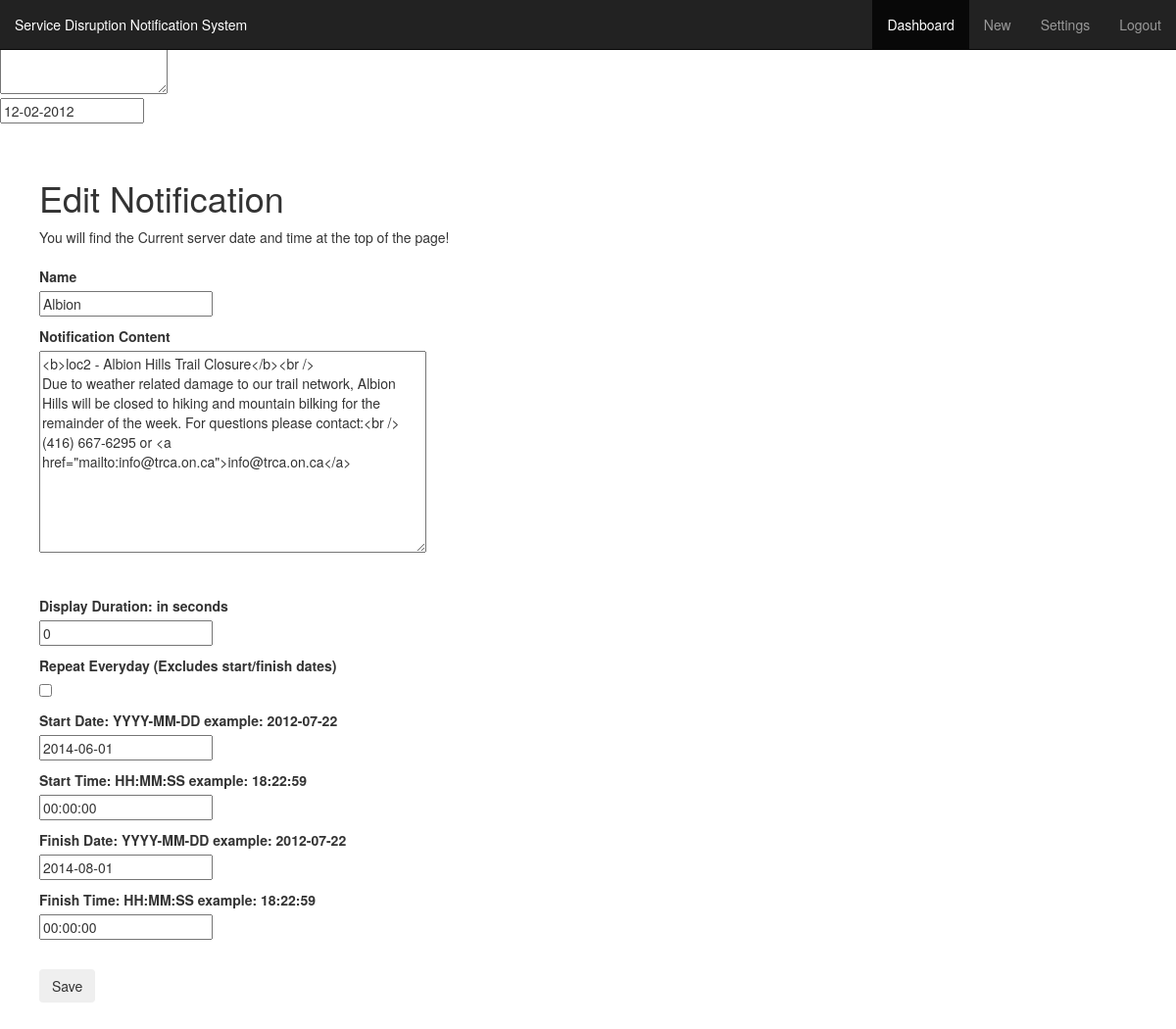
Page /admin/index.php?edit=8 (signed in) on the committed database.
### tables this page shows
CREATE TABLE `cssfiles` (
  `id` int(30) NOT NULL AUTO_INCREMENT,
  `name` varchar(50) NOT NULL,
  `css_files` longtext NOT NULL,
  `start_date` date DEFAULT NULL,
  `start_time` time DEFAULT NULL,
  `finish_date` date DEFAULT NULL,
  `finish_time` time DEFAULT NULL,
  `up_time` int(20) NOT NULL,
  `loc1` int(11) DEFAULT NULL,
  `loc2` int(11) DEFAULT NULL,
  `loc3` int(11) DEFAULT NULL,
  PRIMARY KEY (`id`)
);

### admin/index.php (the view, shortened to what this page needs)
<!DOCTYPE html>
<html lang="en">
  <head>
    <link href="css/bootstrap.min.css" rel="stylesheet">
    <link href="css/dashboard.css" rel="stylesheet">
    <link href="css/datepicker.css" rel="stylesheet">
  </head>
  <body>
    <div class="navbar navbar-inverse navbar-fixed-top" role="navigation">
      <div class="container-fluid">
        <div class="navbar-header">
          <a class="navbar-brand" href="#">Service Disruption Notification System</a>
        </div>
        <div class="navbar-collapse collapse">
          <ul class="nav navbar-nav navbar-right">
			<li class="active"><a href="index.php">Dashboard</a></li>
         	<li><a href="index.php?add=true">New</a></li>
         	<li><a href="index.php?changelog=true">Settings</a></li>
            <li><a href="logoff.php">Logout</a></li>
          </ul>
        </div>
      </div>
    </div>
    <div class="container-fluid">
      <div class="row">
<form method="post">
    <textarea id="elm1"></textarea>
</form>
<div class="input-append date" id="dp1" data-date="12-02-2012" data-date-format="dd-mm-yyyy">
  <input class="span2" size="16" type="text" value="12-02-2012">
  <span class="add-on"><i class="icon-th"></i></span>
</div>
        <div class="col-sm-12 main">
          <div class="table-responsive">
        <?php
			if(isset($_GET['changelog']))
			{
				echo ' <h1> Change Login Details </h1>';
				echo '<form method="post" action="changeinfo.php" >';
				echo '<label> Old Username </label> <br /> <input class="input round5" type="text" name="olduname"/> <br /> ';
				echo ' <label> New Username </label> <br /> <input class="input round5" type="text" name="newuname"/> <br /> ';
				echo ' <label> Old Password  </label> <br /> <input class="input round5" type="text" name="oldupass"/> <br /> ';
				echo ' <label> New Password  </label> <br /> <input class="input round5" type="text" name="newupass"/> <br /> ';
				echo '<input type="hidden" name="chng" value="true">';
				echo '<input id="submitb" style="margin-top:10px" class="btn" type="submit" value="Save" />';
				echo '</form>';
				echo '</br>';echo '</br>';echo '</br>';
			}
			else if(isset($_GET['edit']))
			{
				echo ' <h1> Edit Notification </h1>';
				echo '<div class="box box-info"> You will find the Current server date and time at the top of the page! </div>';
				$ide = $_GET['edit'];
				$query = mysql_query("SELECT * from cssfiles where id=$ide");
				$res = mysql_fetch_array($query);
				echo '<form action="editcss.php" method="post">';
					echo '<br />';
					echo '<p> <label> Name </label><br /> <input type="text" class="input round5" name="cssname" value=' . $res['name'] . ' /> <br /> </p>';
					echo '<p> <label> Notification Content </label><br /> <form method="post"><textarea class="input round5 width400" type="text" name="cssfiles" cols="50" rows="10">'. $res['css_files'] . '</textarea></form> <br /> </p>';
					echo '<p> <label> Display Duration: in seconds </label> <br /> <input class="input round5" type="text" name="cssuptime" value=' . $res['up_time'] . ' /> <br /> </p>';
					if($res['start_date'] == '0000-00-00' && $res['finish_date'] == '0000-00-00' )
					echo '<p> <label> Repeat Everyday (Excludes start/finish dates) </label> <br/> <input id="chk" type="checkbox"  onchange="dis();" checked="checked" name="cssevery" value="everyday " /> <br /> </p>';
					else
					echo '<p> <label> Repeat Everyday (Excludes start/finish dates) </label> <br/><input id="chk" type="checkbox"  onchange="dis();"  name="cssevery" value="everyday " />';
					if($res['start_date'] == '0000-00-00' && $res['finish_date'] == '0000-00-00' )
					echo '<p> <label> Start Date: YYYY-MM-DD  example: 2012-07-22</label><br /> <input id="std" class="input round5" type="text" name="cssstdate"/> <br /> </p>';
					else
					echo '<p> <label> Start Date: YYYY-MM-DD  example: 2012-07-22</label> <br /> <input id="std" class="input round5" type="text" name="cssstdate" value=' . $res['start_date'] . '></input> <br /> </p>';
					echo '<p> <label> Start Time: HH:MM:SS  example: 18:22:59 </label><br /> <input  type="text" class="input round5" name="csssttime" value=' . $res['start_time'] . '></input> <br /> </p>';
					if($res['start_date'] == '0000-00-00' && $res['finish_date'] == '0000-00-00' )
					echo '<p> <label> Finish Date: YYYY-MM-DD  example: 2012-07-22</label><br /> <input id="fnd" class="input round5" type="text" name="cssfndate"/> <br /> </p>';
					else
					echo '<p> <label> Finish Date: YYYY-MM-DD  example: 2012-07-22</label><br />  <input class="input round5" id="fnd" type="text" name="cssfndate" value=' . $res['finish_date'] . '></input> <br /> </p>';
					echo '<p> <label> Finish Time: HH:MM:SS  example: 18:22:59 </label><br /> <input class="input round5"  type="text" name="cssfntime" value=' . $res['finish_time'] . '></input> <br /> </p>';
					echo '<br />';
					echo ' <input type="submit" class="btn" name="addsubmit" id="subm" value="Save"/>';
				echo '<br />';
				echo '</form>';
			}
			?>
          </div>
        </div>
      </div>
    </div>
  </body>
</html>

### admin/css/dashboard.css (style rules this page uses)
body { padding-top: 50px; }
.main { padding: 20px; }
@media (min-width: 768px) { .main { padding-right: 40px; padding-left: 40px; } }

### admin/css/datepicker.css (style rules this page uses)
.input-append.date .add-on i, .input-prepend.date .add-on i { display: block; cursor: pointer; width: 16px; height: 16px; }

### rows in the picture
cssfiles: cssname "Albion", cssfiles "<b>loc2 - Albion Hills Trail Closure</b><br /> Due to weather related damage to our trail network, Albion Hills will be closed to hiking and mountain bilking for the remainder of the week. For questions please contact:<br /> (416) 667-6295 or <a href=\"mailto:info@trca.on.ca\">info@trca.on.ca</a>", cssuptime "0", cssstdate "2014-06-01", csssttime "00:00:00", cssfndate "2014-08-01", cssfntime "00:00:00"
